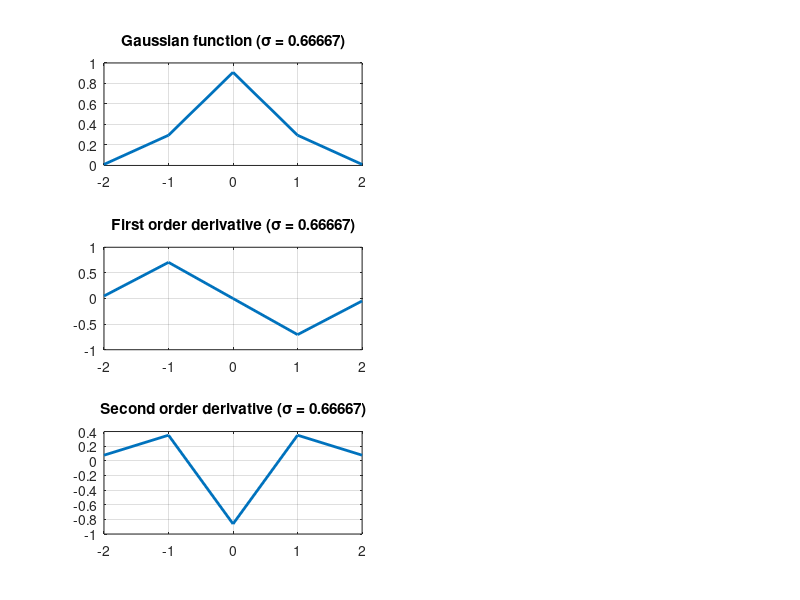

This chart was generated by the following MATLAB code: (Note: this script raises an error after producing the figure.)
clear;
clc;

function gaus_kernel_0 = generate_gaus_0(T)
    % parameters
    sigma = T/3;
    x = -T:T;

    % 1D Gaussian formula
    gaus_kernel_0 = exp(-x.^2 / (2*sigma^2));
    gaus_kernel_0 = gaus_kernel_0 ./ norm(gaus_kernel_0);
end

function gaus_kernel_1 = generate_gaus_1(T)
    % parameters
    sigma = T/3;
    x = -T:T;

    % 1D Gaussian formula
    gaus_kernel_0 = exp(-x.^2 / (2*sigma^2));
    gaus_kernel_1 = (-x / sigma^2) .* gaus_kernel_0;
    gaus_kernel_1 = gaus_kernel_1 ./ norm(gaus_kernel_1);
end

function gaus_kernel_2 = generate_gaus_2(T)
    % parameters
    sigma = T/3;
    x = -T:T;

    % 1D Laplacian of Gaussian formula
    gaus_kernel_0 = exp(-x.^2 / (2*sigma^2));
    gaus_kernel_2 = (x.^2/sigma^4 - 1/sigma^2) .* gaus_kernel_0;
    gaus_kernel_2 = gaus_kernel_2 ./ norm(gaus_kernel_2);
end

function noised = add_white_noise(mask, k)
    % generate a vector of white noise to add on data
    err = k * (rand(size(mask)) - 0.5);

    % add noise
    noised = data + err;
end

% DEBUG (T = 2)
T = 2;
noise_0 = generate_gaus_0(T);
noise_1 = generate_gaus_1(T);
noise_2 = generate_gaus_2(T);

% plotting
figure;
subplot(3, 2, 1);
plot(-T:T, noise_0, 'LineWidth', 2);
title(['Gaussian function (\sigma = ' num2str(T/3) ')']);
grid on;
subplot(3, 2, 3);
plot(-T:T, noise_1, 'LineWidth', 2);
title(['First order derivative (\sigma = ' num2str(T/3) ')']);
grid on;
subplot(3, 2, 5);
plot(-T:T, noise_2, 'LineWidth', 2);
title(['Second order derivative (\sigma = ' num2str(T/3) ')']);
grid on;

% randomization
k = 0.05;
noised_0 = add_white_noise(noise_0, k);
subplot(3, 2, 2);
plot(-T:T, noised_0, 'LineWidth', 2);
title(['Gaussian with randomization (k = ' num2str(k) ')']);
grid on;
noised_1 = add_white_noise(noise_1, k);
subplot(3, 2, 4);
plot(-T:T, noised_1, 'LineWidth', 2);
title(['Gaussian with randomization (k = ' num2str(k) ')']);
grid on;
noised_2 = add_white_noise(noise_2, k);
subplot(3, 2, 6);
plot(-T:T, noised_2, 'LineWidth', 2);
title(['Gaussian with randomization (k = ' num2str(k) ')']);
grid on;

% DEBUG (T = 7)
T = 7;
noise_0 = generate_gaus_0(T);
noise_1 = generate_gaus_1(T);
noise_2 = generate_gaus_2(T);

% plotting
figure
subplot(3, 2, 1);
plot(-T:T, noise_0, 'LineWidth', 2);
title(['Gaussian function (\sigma = ' num2str(T/3) ')']);
grid on;
subplot(3, 2, 3);
plot(-T:T, noise_1, 'LineWidth', 2);
title(['First order derivative (\sigma = ' num2str(T/3) ')']);
grid on;
subplot(3, 2, 5);
plot(-T:T, noise_2, 'LineWidth', 2);
title(['Second order derivative (\sigma = ' num2str(T/3) ')']);
grid on;

% randomization
noised_0 = add_white_noise(noise_0, k);
subplot(3, 2, 2);
plot(-T:T, noised_0, 'LineWidth', 2);
title(['Gaussian with randomization (k = ' num2str(k) ')']);
grid on;
noised_1 = add_white_noise(noise_1, k);
subplot(3, 2, 4);
plot(-T:T, noised_1, 'LineWidth', 2);
title(['Gaussian with randomization (k = ' num2str(k) ')']);
grid on;
noised_2 = add_white_noise(noise_2, k);
subplot(3, 2, 6);
plot(-T:T, noised_2, 'LineWidth', 2);
title(['Gaussian with randomization (k = ' num2str(k) ')']);
grid on;
